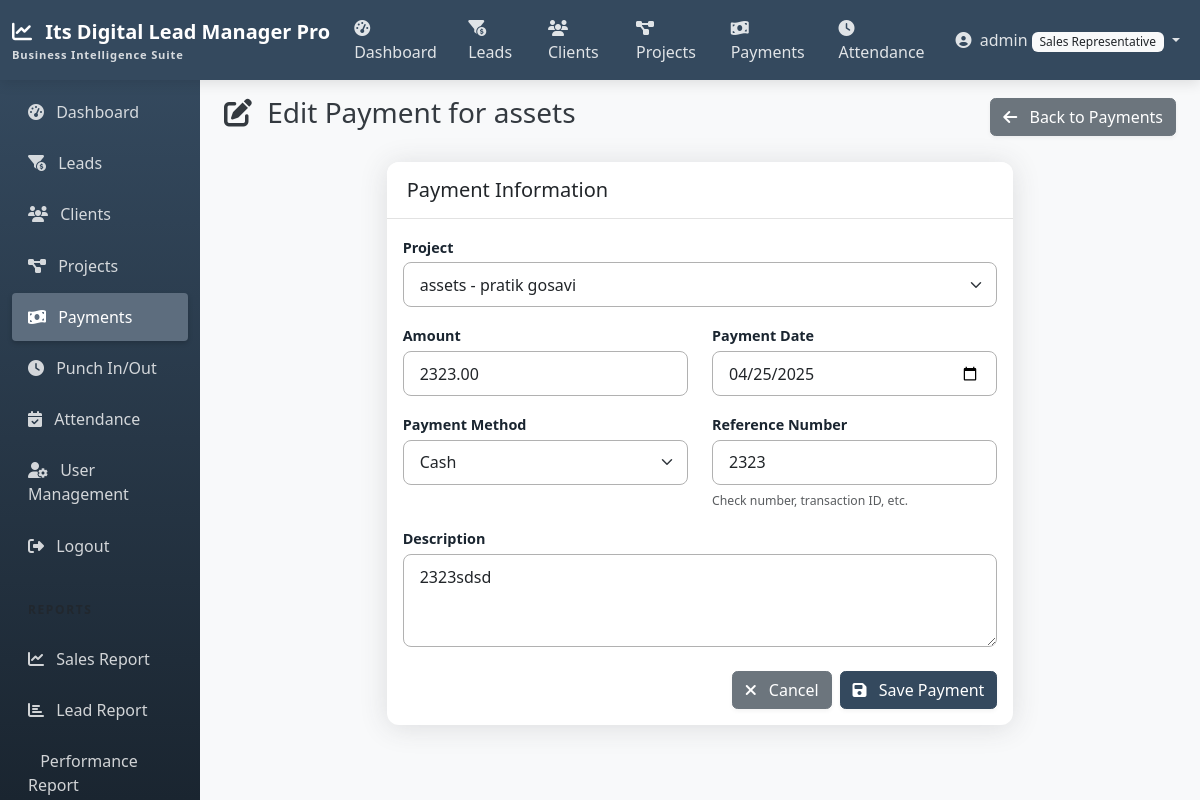
Screenshot of /payments/1/edit/ (signed in) with the database file from the repository.
### accounts/models.py (models this page shows, shortened)
class CustomUser(AbstractUser):
    ROLE_CHOICES = (
        ('admin', 'Admin'),
        ('manager', 'Manager'),
        ('team_leader', 'Team Leader'),
        ('sales_rep', 'Sales Representative'),
    )
    role = models.CharField(max_length=20, choices=ROLE_CHOICES, default='sales_rep')

### payments/models.py (models this page shows, shortened)
class Payment(models.Model):
    STATUS_CHOICES = [
        ('Cash', 'Cash'),
        ('UPI', 'figma done'),
        ('Other_Company', 'Other_Company'),
        ('Cheque', 'Cheque'),
        ('Paypal', 'Paypal'),
    ]
    project = models.ForeignKey(Project, on_delete=models.CASCADE, related_name='payments')
    amount = models.DecimalField(max_digits=12, decimal_places=2)
    payment_date = models.DateField()
    payment_method = models.CharField(max_length=20, choices=STATUS_CHOICES, default='upcoming')
    description = models.TextField(blank=True, null=True)
    reference_number = models.CharField(max_length=100, blank=True, null=True)
    created_by = models.ForeignKey(
        CustomUser,
        related_name='created_payments',
        on_delete=models.SET_NULL,
        null=True,
        blank=True
    )
    created_at = models.DateTimeField(auto_now_add=True)
    updated_at = models.DateTimeField(auto_now=True)
    class Meta:
        ordering = ['-payment_date']

### projects/models.py (models this page shows, shortened)
class Project(models.Model):
    STATUS_CHOICES = [
        ('started', 'started'),
        ('figma_completed', 'figma done'),
        ('frontend_completed', 'frontend completed'),
        ('backend_completed', 'backend completed'),
        ('completed', 'completed'),
    ]
    name = models.CharField(max_length=255)
    description = models.TextField(blank=True, null=True)
    client = models.ForeignKey(Client, on_delete=models.CASCADE, related_name='projects')
    start_date = models.DateField()
    end_date = models.DateField(blank=True, null=True)
    status = models.CharField(max_length=20, choices=STATUS_CHOICES, default='upcoming')
    budget = models.DecimalField(max_digits=12, decimal_places=2, default=0)
    notes = models.TextField(blank=True, null=True)
    created_by = models.ForeignKey(
        CustomUser,
        related_name='created_projects',
        on_delete=models.SET_NULL,
        null=True,
        blank=True
    )
    created_at = models.DateTimeField(auto_now_add=True)
    updated_at = models.DateTimeField(auto_now=True)
    class Meta:
        ordering = ['-created_at']
    def __str__(self):
        return f"{self.name} - {self.client.name}"

### payments/views.py (the view, shortened to what this page needs)
# urls.py: path('<int:pk>/edit/', views.PaymentUpdateView.as_view(), name='payment_edit'),
class PaymentUpdateView(LoginRequiredMixin, PaymentAccessMixin, UpdateView):
    model = Payment
    form_class = PaymentForm
    template_name = 'payments/payment_form.html'
    def get_form(self, form_class=None):
        form = super().get_form(form_class)
        return form

### payments/forms.py
class PaymentForm(forms.ModelForm):
    class Meta:
        model = Payment
        fields = ('project', 'amount', 'payment_date', 'payment_method', 'description', 'reference_number')
        widgets = {
            'project': forms.Select(attrs={'class': 'form-select'}),
            'amount': forms.NumberInput(attrs={'class': 'form-control'}),
            'payment_date': forms.DateInput(attrs={'class': 'form-control', 'type': 'date'}),
            'payment_method': forms.Select(attrs={'class': 'form-select'}),
            'description': forms.Textarea(attrs={'class': 'form-control', 'rows': 3}),
            'reference_number': forms.TextInput(attrs={'class': 'form-control'}),
        }

### payments/views.py (called while the page is built, shortened)
    def test_func(self):
        if not self.request.user.is_authenticated:
            return False
        if self.request.user.is_superuser or self.request.user.role in ['admin', 'manager']:
            return True

### templates/payments/payment_form.html (shortened to what this page needs)
{% extends 'base.html' %}
{% block content %}
<div class="d-flex justify-content-between align-items-center mb-4">
    <h1 class="h3">
        <i class="fas fa-{% if object %}edit{% else %}plus{% endif %} me-2"></i>
        {% if object %}Edit Payment for {{ object.project.name }}{% else %}Add New Payment{% endif %}
    </h1>
    <div>
        <a href="{% url 'payment_list' %}" class="btn btn-secondary">
            <i class="fas fa-arrow-left me-2"></i> Back to Payments
        </a>
    </div>
</div>
<div class="row justify-content-center">
    <div class="col-md-8">
        <div class="card shadow">
            <div class="card-header bg-white">
                <h5 class="mb-0">Payment Information</h5>
            </div>
            <div class="card-body">
                <form method="post">
                    <div class="mb-3">
                        <label for="{{ form.project.id_for_label }}" class="form-label">Project</label>
                        {{ form.project }}
                    </div>
                    <div class="row">
                        <div class="col-md-6 mb-3">
                            <label for="{{ form.amount.id_for_label }}" class="form-label">Amount</label>
                            {{ form.amount }}
                        </div>
                        <div class="col-md-6 mb-3">
                            <label for="{{ form.payment_date.id_for_label }}" class="form-label">Payment Date</label>
                            {{ form.payment_date }}
                        </div>
                    </div>
                    <div class="row">
                        <div class="col-md-6 mb-3">
                            <label for="{{ form.payment_method.id_for_label }}" class="form-label">Payment Method</label>
                            {{ form.payment_method }}
                        </div>
                        <div class="col-md-6 mb-3">
                            <label for="{{ form.reference_number.id_for_label }}" class="form-label">Reference Number</label>
                            {{ form.reference_number }}
                            <div class="form-text">
                                <small>Check number, transaction ID, etc.</small>
                            </div>
                        </div>
                    </div>
                    <div class="mb-4">
                        <label for="{{ form.description.id_for_label }}" class="form-label">Description</label>
                        {{ form.description }}
                    </div>
                    <div class="d-flex justify-content-end">
                        <a href="{% url 'payment_list' %}" class="btn btn-secondary me-2">
                            <i class="fas fa-times me-2"></i> Cancel
                        </a>
                        <button type="submit" class="btn btn-primary">
                            <i class="fas fa-save me-2"></i> Save Payment
                        </button>
                    </div>
                </form>
            </div>
        </div>
    </div>
</div>
{% endblock %}

### templates/navbar.html (shortened to what this page needs)
<nav class="navbar navbar-expand-md navbar-dark sticky-top">
    <div class="container-fluid">
        <a class="navbar-brand" href="{% url 'home' %}">
            <i class="fas fa-chart-line me-2"></i>
            Its Digital Lead Manager Pro
            <span class="navbar-brand-subtitle">Business Intelligence Suite</span>
        </a>
        <div class="collapse navbar-collapse" id="navbarNav">
            <ul class="navbar-nav me-auto">
                {% if user.is_authenticated %}
                <li class="nav-item">
                    <a class="nav-link {% if request.path == '/reports/dashboard/' %}active{% endif %}" href="{% url 'dashboard' %}">
                        <i class="fas fa-tachometer-alt me-1"></i> Dashboard
                    </a>
                </li>
                <li class="nav-item">
                    <a class="nav-link {% if '/leads/' in request.path %}active{% endif %}" href="{% url 'lead_list' %}">
                        <i class="fas fa-funnel-dollar me-1"></i> Leads
                    </a>
                </li>
                <li class="nav-item">
                    <a class="nav-link {% if '/clients/' in request.path %}active{% endif %}" href="{% url 'client_list' %}">
                        <i class="fas fa-users me-1"></i> Clients
                    </a>
                </li>
                <li class="nav-item d-none d-lg-block">
                    <a class="nav-link {% if '/projects/' in request.path %}active{% endif %}" href="{% url 'project_list' %}">
                        <i class="fas fa-project-diagram me-1"></i> Projects
                    </a>
                </li>
                <li class="nav-item d-none d-lg-block">
                    <a class="nav-link {% if '/payments/' in request.path %}active{% endif %}" href="{% url 'payment_list' %}">
                        <i class="fas fa-money-bill-wave me-1"></i> Payments
                    </a>
                </li>
                <li class="nav-item d-none d-lg-block">
                    <a class="nav-link {% if '/attendance/punch/' in request.path %}active{% endif %}" href="{% url 'punch' %}">
                        <i class="fas fa-clock me-1"></i> Attendance
                    </a>
                </li>
                {% endif %}
            </ul>
            <ul class="navbar-nav">
                {% if user.is_authenticated %}
                <li class="nav-item dropdown">
                    <a class="nav-link dropdown-toggle" href="#" id="navbarDropdown" role="button" data-bs-toggle="dropdown" aria-expanded="false">
                        <i class="fas fa-user-circle me-1"></i>
                        {% if user.first_name %}{{ user.first_name }}{% else %}{{ user.username }}{% endif %}
                        <span class="badge bg-light text-dark">{{ user.get_role_display }}</span>
                    </a>
                </li>
                {% endif %}
            </ul>
        </div>
    </div>
</nav>

### static/css/custom.css (style rules this page uses)
:root { --primary-color: #34495e; --primary-light: #5d6d7e; --primary-dark: #1a2530; --secondary-color: #e2e2e2; --secondary-dark: #b1b1b1; --accent-color: #f39c12; --bg-color: #f8f9fa; --text-color: #343a40; --text-light: #f8f9fa; --success-color: #2ecc71; --info-color: #3498db; --warning-color: #f39c12; --danger-color: #e74c3c; }
body { background-color: var(--bg-color); color: var(--text-color); }
.navbar { background-color: var(--primary-color) !important; box-shadow: 0 4px 12px rgba(0, 0, 0, 0.1); }
.navbar-brand { font-weight: 700; font-size: 1.25rem; color: white !important; }
.navbar-brand-subtitle { font-size: 0.7rem; opacity: 0.8; display: block; letter-spacing: 0.05rem; }
.navbar .nav-link { color: rgba(255, 255, 255, 0.85) !important; font-weight: 500; }
.card { border: none; box-shadow: 0 0.15rem 1.75rem 0 rgba(58, 59, 69, 0.15) !important; border-radius: 0.75rem; margin-bottom: 1.5rem; transition: transform 0.2s ease, box-shadow 0.2s ease; }
.card-header { padding: 1rem 1.25rem; border-bottom: 1px solid var(--secondary-color); background-color: white; border-top-left-radius: 0.75rem !important; border-top-right-radius: 0.75rem !important; font-weight: 600; }
.form-control, .form-select { border-radius: 0.5rem; padding: 0.6rem 1rem; border-color: var(--secondary-dark); }
label { font-weight: 500; color: var(--primary-dark); }
.badge { font-weight: 500; padding: 0.35em 0.65em; }
label.form-label { font-weight: 600; margin-bottom: 0.25rem; color: var(--primary-dark); font-size: 0.9rem; }
.btn { border-radius: 0.35rem; font-weight: 500; box-shadow: 0 2px 4px rgba(0, 0, 0, 0.05); transition: all 0.2s ease; }
.btn-primary { background-color: var(--primary-color); border-color: var(--primary-color); }

### rows the page displays
CustomUser: username "admin", role "Sales Representative"
Payment: project.name "assets", project "assets - pratik gosavi", amount "2323.00", payment_date "04/25/2025", payment_method "Cash", reference_number "2323", description "2323sdsd"
